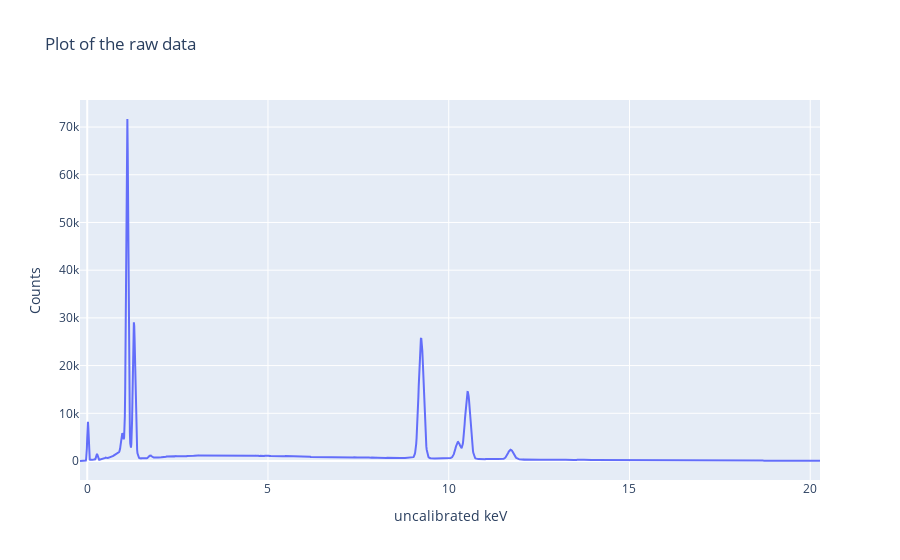

Notebook code cell kept with this figure:
### Code cell
plot_lines(data[0], data[1], title='Plot of the raw data', xaxis_title='uncalibrated keV', yaxis_title='Counts')

### Figure 1 — Plotly figure (JSON) as saved in the notebook; plotly's stock layout.template omitted (floating-point values rounded to 4 significant figures; data arrays with more than 128 entries replaced by an {"elided": "..."} marker saying what was removed)
{"data": [{"type": "scatter", "x": {"elided": "2048 float values"}, "y": {"elided": "2048 int values"}}], "layout": {"title": {"text": "Plot of the raw data"}, "xaxis": {"title": {"text": "uncalibrated keV"}}, "yaxis": {"title": {"text": "Counts"}}}}
